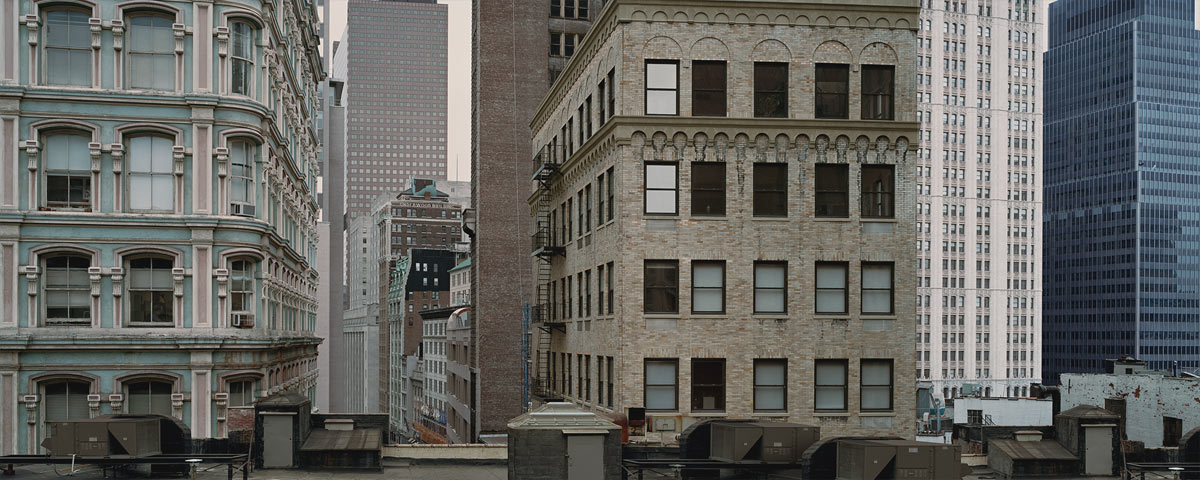
#> input picture assignments/a2/building.jpg, 1200 x 480 px
$ jupyter execute --allow-errors a2.ipynb
#> lines starting #> are read from the running program, lines starting #| are printed output that depends on the picture
## CSC420 Assignment 2
### Brendan Neal | 1001160236 | nealbre1

Imports and some helper functions

[cell 1]
import numpy as np
from scipy import spatial
import cv2 as cv
import math

from matplotlib import pyplot as plot

# Make the plot a certain size
plot.rcParams["figure.figsize"] = [8, 6]

# Shows an image, and saves it if a filename is given
def display_image(img, file_name=None):

    flt_img = img.astype(float)
    img_max, img_min = np.max(flt_img), np.min(flt_img)

    norm_img = (((flt_img - img_min) / (img_max - img_min)) * 255).astype(np.uint8)

    if len(img.shape) == 2:
        plot.imshow(norm_img, cmap='gray')
    elif (len(img.shape) == 3):
        plot.imshow(cv.cvtColor(norm_img, cv.COLOR_BGR2RGB))
    plot.show()

    if file_name:
        cv.imwrite(file_name, norm_img)

def show_scatter_plot(inputs, function, x_label, y_label):
    """
    Displays the scatter-plot of repeatedly applying function to the elements of inputs.
    X axis = input
    Y axis = function(input)
    """
    inps = list(inputs)

    plot.scatter(inps, [function(x) for x in inps])
    plot.xlabel(x_label)
    plot.ylabel(y_label)

    plot.show()

#### Question 1a: Harris/Brown Corner Metric Implementation

[cell 2]
def derivative(float_img, kernel_size, x_degree, y_degree):
    return cv.Sobel(
        float_img, cv.CV_64F,
        x_degree, y_degree,
        ksize=kernel_size
    )

def gauss_blur(float_img, sigma=1):
    return cv.GaussianBlur(
        float_img,
        ksize=(0, 0),
        sigmaX=sigma, sigmaY=sigma
    )

def corner_components(float_img):

    blurred = gauss_blur(float_img)
    i_x = derivative(blurred, 5, 1, 0)
    i_y = derivative(blurred, 5, 0, 1)

    i_x2 = gauss_blur(i_x ** 2)
    i_y2 = gauss_blur(i_y ** 2)
    i_xy = gauss_blur(i_x * i_y)

    det = (i_x2 * i_y2) - (i_xy ** 2)
    trace = i_x2 + i_y2

    return det, trace

def harris_corners(float_img, k):
    assert (0.04 <= k <= 0.06)

    det, trace = corner_components(float_img)
    return det - (k * (trace ** 2))

def brown_corners(float_img):

    # Ignore division by 0 errors
    with np.errstate(divide='ignore', invalid='ignore'):

        det, trace = corner_components(float_img)
        divided = det / trace

        # Dividing by 0 produces NAN, so ignore these pixels by setting them to maximum
        return np.nan_to_num(divided, np.nanmax(divided))

Applying the above code to *building.jpg*

[cell 3]
building = cv.imread("building.jpg", cv.IMREAD_GRAYSCALE).astype(np.float32)
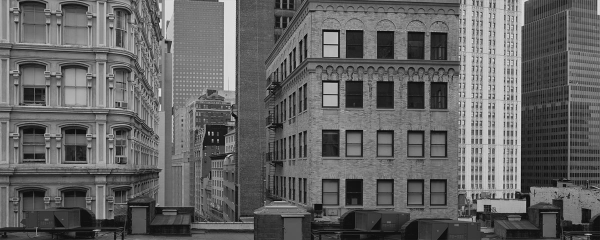
#> building: shape (480, 1200) float32 (shown at 1/2 size); min 0, max 247, mean 99.3
display_image(building)
#> in display_image, `img_max, img_min = np.max(flt_img), np.min(flt_img)`: img_max = 247; img_min = 0

harris_building = harris_corners(building, 0.05)
#> call 4 of gauss_blur, with sigma = 1
#> in gauss_blur (call 4), `return cv.GaussianBlur( float_img, ksize=(0, 0), sigmaX=sigma, sigmaY=..`:
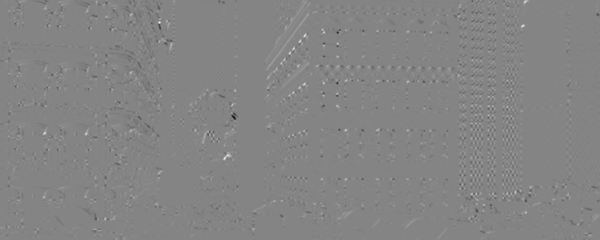
#> returned value: shape (480, 1200) float64 (shown at 1/2 size); min -8968685.1, max 8300597.6, mean 152.6; drawn with min black and max white
#> in corner_components, `trace = i_x2 + i_y2`:
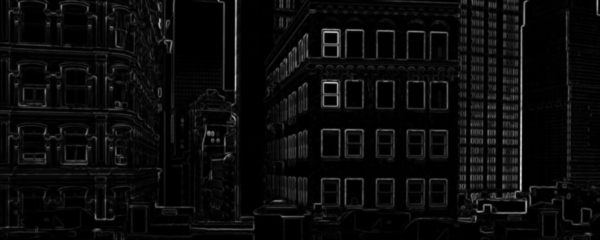
#> trace: shape (480, 1200) float64 (shown at 1/2 size); min 0.000222, max 31047719.5, mean 1411299.1; drawn with min black and max white
display_image(harris_building, "q1A-harris-output.jpg")

brown_building = brown_corners(building)
#> in brown_corners, `divided = det / trace`:
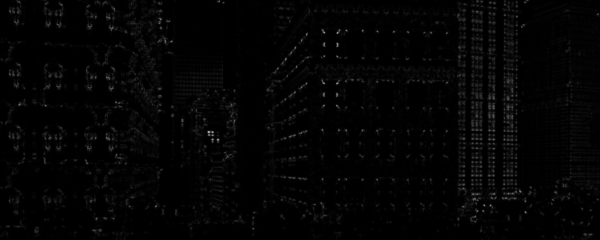
#> divided: shape (480, 1200) float64 (shown at 1/2 size); min 2.96e-07, max 3716171.2, mean 63080.1; drawn with min black and max white
display_image(brown_building, "q1A-brown-output.jpg")

The second and third images above are the Harris (R) and Brown (Harmonic Mean) corner metrics, respectively.

They have been displayed in a normalized fashion (0 corresponds to original minimum pixel value, 255 to original maximum pixel value).

We can see that the Harris response metric produced an image with much higher variance than the Brown counterpart - most of the Harris response is gray. This is because the distribution of pixels in the Harris response seems to cover both positive and negative values, whereas the Brown response is mostly positive.

#### Question 1a: Non-Maximal Suppression

[cell 4]
# Copied from A1
def patch_view(arr, patch_h, patch_w):
    """(numpy.array, int, int) -> numpy.array
    Creates a 4D, read-only view of some 2D numpy array as a 2D array of 2D patches.
    There are (arr_height x arr_width) patches and each patch is of size (patch_h, patch_w)

    :param arr: some 2D numpy array
    :param patch_h: desired height for patches
    :param patch_w: desired width for patches
    :return: 4D array of (patch_h x patch_w) patches
    """
    assert len(arr.shape) == 2

    # Numpy stride code examples (magic):
    # https://stackoverflow.com/questions/16774148/
    # https://github.com/keras-team/keras/issues/2983

    # New height and width are now going to be in terms of
    # number of overlapping patches we can fit into arr
    new_h, new_w = np.array(arr.shape) - np.array([patch_h, patch_w]) + 1

    return np.lib.stride_tricks.as_strided(
        np.ascontiguousarray(arr),
        shape=(new_h, new_w, patch_h, patch_w),
        strides=arr.strides + arr.strides,
        writeable=False
    )

def circular_mask(radius):
    """(int -> numpy.array)
    Creates a 2D-boolean mask of a circle with radius radius.
    Returns a 2D, square array with side length size 2*radius + 1
    """

    diameter = 2*radius + 1

    center_x = center_y = radius
    x, y = np.indices((diameter, diameter))

    distances = ((center_x - x) ** 2 + (center_y - y) ** 2) ** 0.5
    return (distances <= radius)

def zero_padded(arr, thickness):
    return np.pad(
        arr, ((thickness, thickness), (thickness, thickness)),
        mode='constant', constant_values=0
    )


def non_maximal_suppression(float_img, radius, circle):

    # Radius should be odd
    # (e.g. radius k -> patch of size (2k + 1)x(2k + 1))
    patch_size = (radius * 2) + 1

    # Pad the given image so the number of patches == number of pixels
    padding = patch_size // 2
    padded = zero_padded(float_img, padding)

    # 2D Array of 2D patches
    patches = patch_view(padded, patch_size, patch_size)

    # Create mask for suppression in neighbourhood
    # (when taking maximum of patch, ignore pixels outside the mask)
    mask = circular_mask(radius) if circle else np.ones((patch_size, patch_size))
    patch_maxes = np.empty(float_img.shape)
    patch_maxes[:, :] = np.amax(patches[:, :] * mask, axis=(2, 3))

    # Suppress pixels that are NOT the maximum within their patches
    ret = np.copy(float_img)
    ret[ret != patch_maxes] = 0

    return ret

[cell 5]
for radius in [2, 4, 8]:
    display_image(
        non_maximal_suppression(brown_building, radius, circle=True),
        f"q1B-nonmax-suppression-output-r={radius}.jpg"
    )
#> this loop made 3 passes
#> pass 2, in display_image (call 5), `plot.show()`:
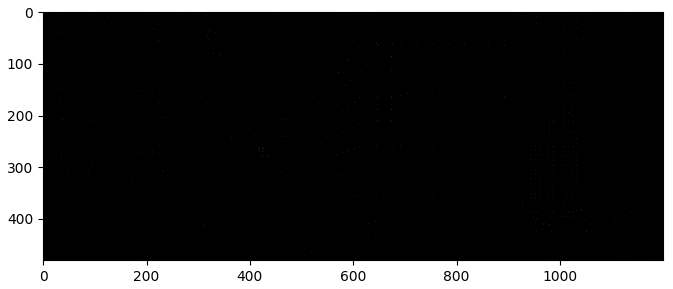
#> figure drawn by matplotlib, 1 panel

Note: Please see the raw image files attached in the submission. The PDF doesn't seem to treat isolated pixels very nicely.

We can see that as r increases, the amount of detected details decreases. This difference can be seen clearly between the 2 and 8-radius images. Particular areas of interest where fine details are displayed much more apparently are:

Building on the left-hand side, in particular the decorative window frames

Corners of the windows belonging to the distant tower on the right

Corners of the window-frames on the center building

The granularity of the high-response regions is inversely proportional to the radius of non-maximal suppression. This is because a larger radius causes the algorithm to inspect a wider neighbourhood. Therefore, the chance that the center pixel is a maximum is much lower, so it has a higher chance of being suppressed. For pixels in the same neighbourhood, pixels that correspond to fine details are more likely to be suppressed as they will have smaller response values.

#### Question 1c: Blob Detection via Laplacian

[cell 6]
def gauss_pyramid(float_img, sigma = 1.6):
    """
    Yields a sequence of tuples of the following form:

    (img, scale)
        img : i-th halving of float_img
        scale : 2 ** i
    """

    # Figure out how many times the image can be halved
    shortest_side = min(float_img.shape)
    num_reductions = int(np.log2(shortest_side)) - 1

    cur_image = float_img
    for i in range(num_reductions):

        scale = 2 ** i
        yield cur_image, scale

        # Move onto a blurred and halved version of the image
        cur_image = cv.pyrDown(cur_image)

def gauss_octave(float_img, length, sigma = 1.6):
    """
    Yields a sequence of length-many tuples of the following form:

    (img, blur_width)
        img: i-th gaussian blurring of float_img
        blur_width: sigma of the gaussian blur
    """
    scaling_factor = 2 ** (1 / length)

    for i in range(length):
        blur_width = sigma * (scaling_factor ** i)
        yield gauss_blur(float_img, blur_width), blur_width

def laplace_octave(float_img, octave_length, sigma = 1.6):
    """
    Yields a sequence of length-many tuples of the following form:

    (img, blur_width)
        img: absolute laplacian of the i-th gaussian blurring of float_img
        blur_width: sigma of the gaussian blur
    """
    for img, blur_width in gauss_octave(float_img, octave_length, sigma):
        laplace = np.abs(cv.Laplacian(img, ddepth=cv.CV_32F, ksize=5, scale=1))
        yield laplace, blur_width

def laplace_maxima_suppression(cur_img, neighbours):
    """
    Suppresses points (sets to 0) iff they are NOT maxima across:
        Their surrounding 3x3 patch
        The corresponding 3x3 patches in neighbours
    """
    # 0-Padding of thickness 1 for each image
    cur_pad = zero_padded(cur_img, 1)
    neighs_padded = [zero_padded(x, 1) for x in neighbours]

    # 3x3 patch views of each image
    cur_patches = patch_view(cur_pad, 3, 3)
    neigh_patches = [patch_view(x, 3, 3) for x in neighs_padded]

    # Max of each patch, then across all patches
    cur_max = np.amax(cur_patches, axis=(2, 3))
    neigh_maxes = [np.amax(x, axis=(2, 3)) for x in neigh_patches]
    all_max = np.amax(np.dstack([cur_max] + neigh_maxes), axis=2)

    # True iff pixel of cur_img is a maximum across
    # local neighbourhood and neighbouring neighbourhoods
    is_cur_max = np.equal(cur_img, all_max)

    # Suppress the pixels that don't count
    return cur_img * is_cur_max

def laplace_octave_suppression(octave):
    """
    Performs laplace_maxima_suppression over the following groups of images in octave:
    (first, [second])
    (intermediate, [intermediate - 1, intermediate + 1])
    (penultimate, [last])

    Returns a list of the results.
    """

    # Check first against second
    ret = [
        laplace_maxima_suppression(octave[0], [octave[1]])
    ]

    # Check middle sections against up and down neighbours
    for i in range(len(octave) - 2):
        (down, cur, up) = octave[i:i+3]
        ret += [laplace_maxima_suppression(cur, [down, up])]

    # Check last against second last
    ret += [laplace_maxima_suppression(octave[-1], [octave[-2]])]

    return ret


def laplace_octave_maxima(float_img, octave_length, sigma = 1.6):
    """
    Return the responses, coordinates and blur widths of the pixels
    that are local maxima within octave/scale.
    Returns a numpy array of form [[response, y, x, blur width]]
    """

    # Store and unpack the laplace octave
    tups = list(laplace_octave(float_img, octave_length, sigma))
    laplaces = [x[0] for x in tups]
    blur_widths = np.array([x[1] for x in tups])

    # Suppress the maxima of the octave
    suppressed = laplace_octave_suppression(laplaces)

    # For each vector which index has the highest response?
    stacked = np.dstack(suppressed)
    max_response_ind = np.argmax(stacked, axis=2)

    # Determine maximum response and corresponding blur widths
    max_responses = np.amax(stacked, axis=2)
    pixel_blur_widths = blur_widths[max_response_ind]

    # Get the blur width and response of each maxima
    maxima_coords = np.nonzero(max_responses)
    blurs_of_maxima = pixel_blur_widths[maxima_coords]
    responses = max_responses[maxima_coords]

    # Merge the arrays together
    return np.array([responses, *maxima_coords, blurs_of_maxima]).transpose()

def laplace_maxima(float_img, octave_length, sigma = 1.6):
    """
    Return the responses, SCALED coordinates and blur widths of the pixels
    that are maxima across all octaves.

    Returns a numpy array of form [[response, y, x, blur width]]
    """

    arrays = []
    for img, scale in gauss_pyramid(float_img, sigma):
        oct_max = laplace_octave_maxima(img, octave_length, sigma)
        oct_max[:, 1:] *= scale
        arrays += [oct_max]

    return np.concatenate(arrays)

def show_laplace_interest_pts(float_img, octave_length, sigma = 1.6, percentile = 80):

    # Create color channel image
    ret = np.dstack([np.copy(float_img)] * 3)

    maxima = laplace_maxima(float_img, octave_length, sigma)

    threshold = np.percentile(maxima[:, 0], percentile)
    for (response, y, x, blur_width) in maxima:
        if response > threshold:
            radius = blur_width * (2 ** 0.5)
            cv.circle(ret, (int(x), int(y)), int(radius), (0, 255, 0), 2)

    return ret

[cell 7]
synthetic = cv.imread("synthetic.png", cv.IMREAD_GRAYSCALE).astype(np.float32)
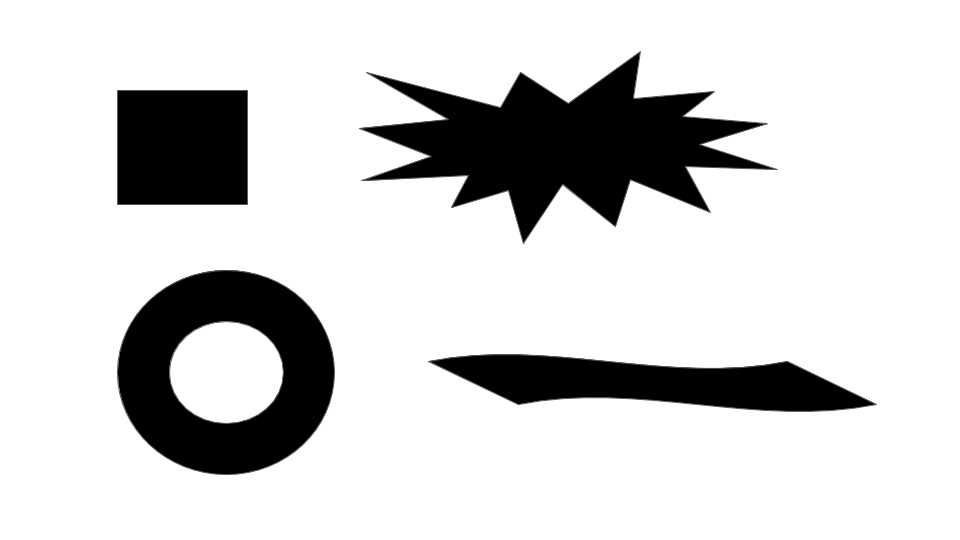
#> input picture assignments/a2/synthetic.png, 960 x 540 px
display_image(synthetic)
#> in display_image, norm_img is the input picture: shape (540, 960); min 0, max 255, mean 210.7

# Run algorithm, show interest points with 97th percentile response or higher
synth_interest_pts = show_laplace_interest_pts(
    synthetic,
    octave_length = 5,
    sigma = 7,
    percentile = 97
)
#> the loop in laplace_maxima, `for img, scale in gauss_pyramid(float_img, sigma):` made 8 passes
#> pass 1, in laplace_maxima_suppression, `cur_pad = zero_padded(cur_img, 1)`:
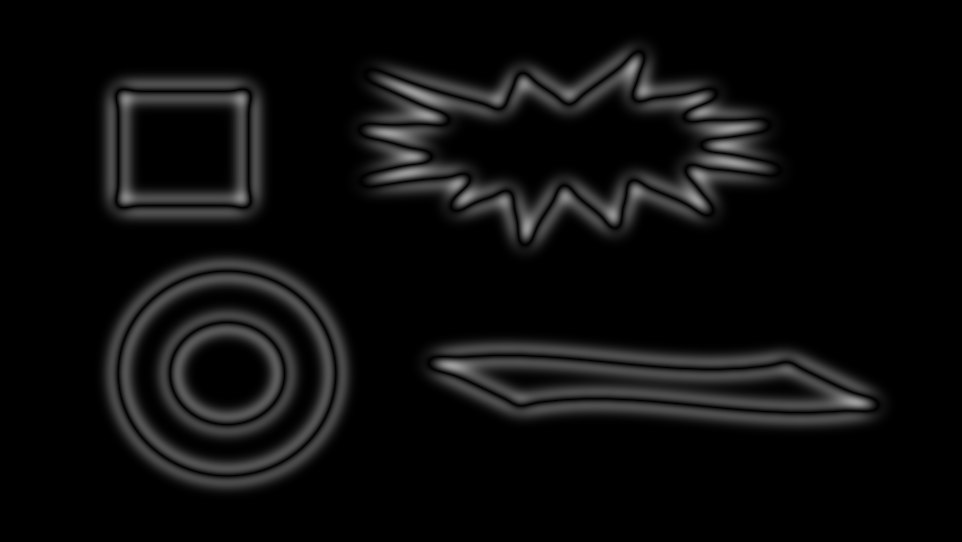
#> cur_pad: shape (542, 962) float32; min 0, max 159.4, mean 12.9
#> after the loop in laplace_maxima, `for img, scale in gauss_pyramid(float_img, sigma):`: arrays = 8 items
#> in show_laplace_interest_pts, `threshold = np.percentile(maxima[:, 0], percentile)`: threshold = 122.5
#> (the rest of the program and of its run is left out)
